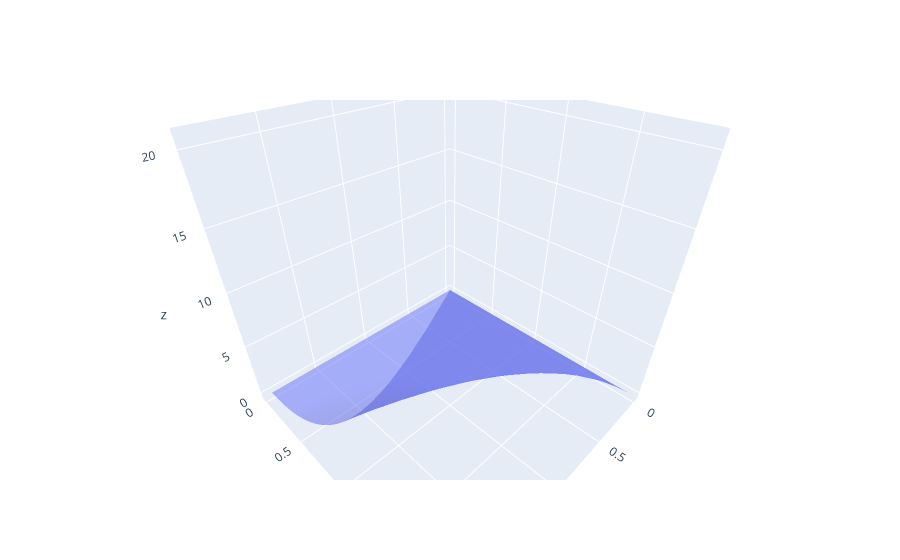

This figure's notebook cell:
### Markdown cell above
$\frac{\delta f}{\delta y} = 6xy$

### Code cell
import plotly.graph_objects as go
from partial import x_vals, y_vals

z_vals = z_vals =[f(w_1, w_2) 
         for (w_1, w_2) in list(zip(x_vals, y_vals))]

three_d_scatter = go.Mesh3d(
        x=x_vals,
        y=y_vals,
        z=z_vals,
        colorbar_title='z',
        name='y',
        showscale=True,
        opacity=0.50
    )
fig = go.Figure(data=[
  three_d_scatter
])
fig

### Figure 1 — Plotly figure (JSON) as saved in the notebook; plotly's stock layout.template omitted (floating-point values rounded to 4 significant figures; data arrays with more than 128 entries replaced by an {"elided": "..."} marker saying what was removed)
{"data": [{"colorbar": {"title": {"text": "z"}}, "name": "y", "opacity": 0.5, "showscale": true, "type": "mesh3d", "x": {"elided": "400 float values"}, "y": {"elided": "400 float values"}, "z": {"elided": "400 float values"}}], "layout": {"autosize": true, "scene": {"aspectmode": "auto", "aspectratio": {"x": 1, "y": 1, "z": 1}, "camera": {"center": {"x": 0, "y": 0, "z": 0}, "eye": {"x": 0.8341, "y": 0.8341, "z": 0.8341}, "projection": {"type": "perspective"}, "up": {"x": -0.003144, "y": 0.003154, "z": 1.0}}}}}
